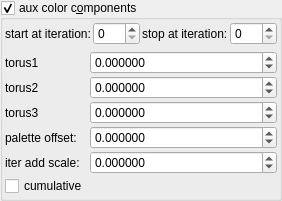
    <widget class="MyGroupBox" name="groupCheck_fold_color_aux_color_enabled">
     <property name="title">
      <string>aux color c&amp;omponents</string>
     </property>
     <property name="checkable">
      <bool>true</bool>
     </property>
     <layout class="QVBoxLayout" name="verticalLayout_12">
      <property name="leftMargin">
       <number>2</number>
      </property>
      <property name="topMargin">
       <number>2</number>
      </property>
      <property name="rightMargin">
       <number>2</number>
      </property>
      <property name="bottomMargin">
       <number>2</number>
      </property>
      <item>
       <layout class="QGridLayout" name="gridLayout_21" columnstretch="0,0,0,0">
        <property name="spacing">
         <number>2</number>
        </property>
        <item row="0" column="3">
         <widget class="MySpinBox" name="spinboxInt_fold_color_stop_iterations_A">
          <property name="sizePolicy">
           <sizepolicy hsizetype="Minimum" vsizetype="Maximum">
            <horstretch>0</horstretch>
            <verstretch>0</verstretch>
           </sizepolicy>
          </property>
          <property name="maximum">
           <number>999</number>
          </property>
         </widget>
        </item>
        <item row="0" column="0">
         <widget class="QLabel" name="label_276">
          <property name="text">
           <string>start at iteration:</string>
          </property>
         </widget>
        </item>
        <item row="0" column="2">
         <widget class="QLabel" name="label_275">
          <property name="text">
           <string>stop at iteration:</string>
          </property>
         </widget>
        </item>
        <item row="0" column="1">
         <widget class="MySpinBox" name="spinboxInt_fold_color_start_iterations_A">
          <property name="sizePolicy">
           <sizepolicy hsizetype="Minimum" vsizetype="Maximum">
            <horstretch>0</horstretch>
            <verstretch>0</verstretch>
           </sizepolicy>
          </property>
          <property name="maximum">
           <number>999</number>
          </property>
         </widget>
        </item>
       </layout>
      </item>
      <item>
       <layout class="QGridLayout" name="gridLayout_22" columnstretch="0,1">
        <property name="spacing">
         <number>2</number>
        </property>
        <item row="5" column="0">
         <widget class="MyCheckBox" name="checkBox_fold_color_aux_color_enabled_false">
          <property name="enabled">
           <bool>true</bool>
          </property>
          <property name="font">
           <font>
            <weight>50</weight>
            <bold>false</bold>
           </font>
          </property>
          <property name="text">
           <string>cumulative</string>
          </property>
         </widget>
        </item>
        <item row="2" column="0">
         <widget class="QLabel" name="label_61">
          <property name="text">
           <string>torus3</string>
          </property>
         </widget>
        </item>
        <item row="1" column="0">
         <widget class="QLabel" name="label_59">
          <property name="text">
           <string>torus2</string>
          </property>
         </widget>
        </item>
        <item row="2" column="1">
         <widget class="MyDoubleSpinBox" name="spinbox4_fold_color_difs_0000_z">
          <property name="sizePolicy">
           <sizepolicy hsizetype="Minimum" vsizetype="Maximum">
            <horstretch>0</horstretch>
            <verstretch>0</verstretch>
           </sizepolicy>
          </property>
          <property name="prefix">
           <string/>
          </property>
          <property name="suffix">
           <string/>
          </property>
          <property name="decimals">
           <number>6</number>
          </property>
          <property name="minimum">
           <double>-100.000000000000000</double>
          </property>
          <property name="maximum">
           <double>100.000000000000000</double>
          </property>
          <property name="singleStep">
           <double>0.100000000000000</double>
          </property>
         </widget>
        </item>
        <item row="0" column="0">
         <widget class="QLabel" name="label_58">
          <property name="text">
           <string>torus1</string>
          </property>
         </widget>
        </item>
        <item row="3" column="1">
         <widget class="MyDoubleSpinBox" name="spinbox4_fold_color_difs_0000_w">
          <property name="sizePolicy">
           <sizepolicy hsizetype="Minimum" vsizetype="Maximum">
            <horstretch>0</horstretch>
            <verstretch>0</verstretch>
           </sizepolicy>
          </property>
          <property name="prefix">
           <string/>
          </property>
          <property name="suffix">
           <string/>
          </property>
          <property name="decimals">
           <number>6</number>
          </property>
          <property name="minimum">
           <double>-100.000000000000000</double>
          </property>
          <property name="maximum">
           <double>100.000000000000000</double>
          </property>
          <property name="singleStep">
           <double>0.100000000000000</double>
          </property>
         </widget>
        </item>
        <item row="3" column="0">
         <widget class="QLabel" name="label_64">
          <property name="text">
           <string>palette offset:</string>
          </property>
         </widget>
        </item>
        <item row="0" column="1">
         <widget class="MyDoubleSpinBox" name="spinbox4_fold_color_difs_0000_x">
          <property name="sizePolicy">
           <sizepolicy hsizetype="Minimum" vsizetype="Maximum">
            <horstretch>0</horstretch>
            <verstretch>0</verstretch>
           </sizepolicy>
          </property>
          <property name="prefix">
           <string/>
          </property>
          <property name="suffix">
           <string/>
          </property>
          <property name="decimals">
           <number>6</number>
          </property>
          <property name="minimum">
           <double>-100.000000000000000</double>
          </property>
          <property name="maximum">
           <double>100.000000000000000</double>
          </property>
          <property name="singleStep">
           <double>0.100000000000000</double>
          </property>
         </widget>
        </item>
        <item row="1" column="1">
         <widget class="MyDoubleSpinBox" name="spinbox4_fold_color_difs_0000_y">
          <property name="sizePolicy">
           <sizepolicy hsizetype="Minimum" vsizetype="Maximum">
            <horstretch>0</horstretch>
            <verstretch>0</verstretch>
           </sizepolicy>
          </property>
          <property name="prefix">
           <string/>
          </property>
          <property name="suffix">
           <string/>
          </property>
          <property name="decimals">
           <number>6</number>
          </property>
          <property name="minimum">
           <double>-100.000000000000000</double>
          </property>
          <property name="maximum">
           <double>100.000000000000000</double>
          </property>
          <property name="singleStep">
           <double>0.100000000000000</double>
          </property>
         </widget>
        </item>
        <item row="4" column="0">
         <widget class="QLabel" name="label_62">
          <property name="text">
           <string>iter add scale:</string>
          </property>
         </widget>
        </item>
        <item row="4" column="1">
         <widget class="MyDoubleSpinBox" name="spinbox_fold_color_difs0">
          <property name="sizePolicy">
           <sizepolicy hsizetype="Minimum" vsizetype="Maximum">
            <horstretch>0</horstretch>
            <verstretch>0</verstretch>
           </sizepolicy>
          </property>
          <property name="prefix">
           <string/>
          </property>
          <property name="suffix">
           <string/>
          </property>
          <property name="decimals">
           <number>6</number>
          </property>
          <property name="minimum">
           <double>-100.000000000000000</double>
          </property>
          <property name="maximum">
           <double>100.000000000000000</double>
          </property>
          <property name="singleStep">
           <double>0.100000000000000</double>
          </property>
         </widget>
        </item>
       </layout>
      </item>
     </layout>
    </widget>
